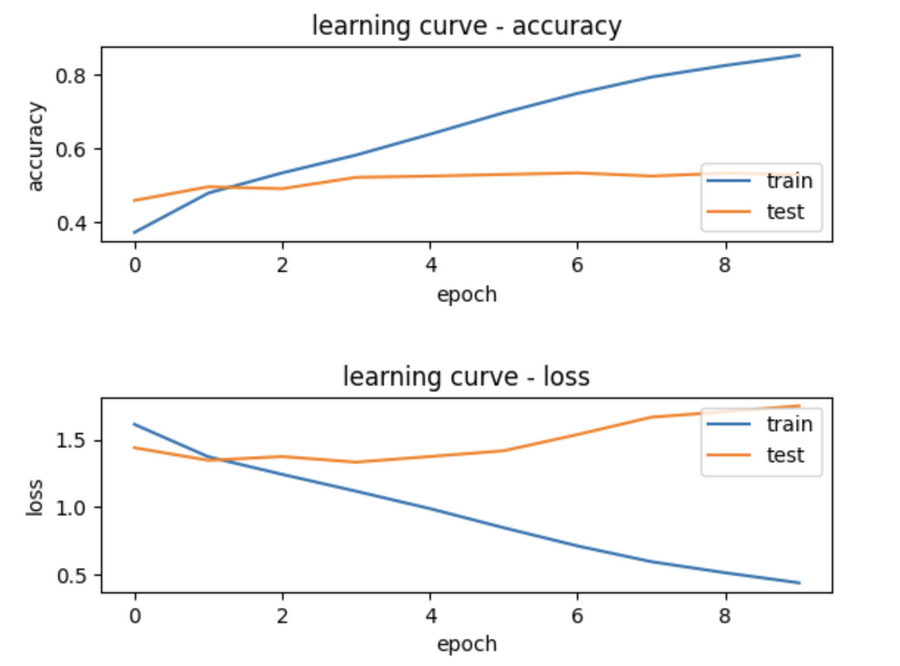
#> input picture images/learning_curves.png, 900 x 666 px, given as the content of the folder ./random-images-for-face-emotion-recognition, which was not available
$ jupyter execute --allow-errors project.ipynb   (shell and % lines are left out)   (text cells are left out)
#> lines starting #> are read from the running program, lines starting #| are printed output that depends on the picture; pictures that were not available may be replaced by others from this repository, and a replacement may not be noted
[cell 1]
import pandas as pd
import numpy as np
import math
import matplotlib.pyplot as plt
import tensorflow as tf
import tensorflow_addons as tfa
import cv2
import datetime
import os
import shutil
import pickle
import keras_tuner
from PIL import Image
from tensorflow.keras.applications.inception_v3 import InceptionV3
from tensorflow.keras.applications import DenseNet121
from tensorflow.keras.applications import ResNet50
from tensorflow.keras import layers, models
from tensorflow.keras.models import Sequential
from tensorflow.keras.optimizers import Adam, SGD, RMSprop
from tensorflow.keras.layers import Flatten, GlobalAveragePooling2D, Dense, Dropout
from tensorflow.keras.layers import Conv2D, MaxPooling2D, BatchNormalization, Activation
from tensorflow.keras.regularizers import l2, l1
from tensorflow.keras.losses import SparseCategoricalCrossentropy
from keras.callbacks import EarlyStopping
from sklearn.model_selection import train_test_split
from sklearn.metrics import classification_report, confusion_matrix
from sklearn.utils import class_weight

[cell 2]
# Upload kaggle credentials here
from google.colab import files
files.upload()
#> the answer given: learning_curves.png

[cell 3]
# Download datasets and SR models

[cell 4]
# Unzip preprocessed dataset

[cell 5]
# Verify download worked

[cell 6]
# Kaggle setup

[cell 7]
# Read in dataset and examine its attributes
fer_df = pd.read_csv('fer2013.csv')
#> (reads fer2013/fer2013.csv from the repository)
fer_df.info()

#> (a cell that did not finish here is left out)

[cell 9]
# Map the emotion integer encoding to labels
# 0=Angry, 1=Disgust, 2=Fear, 3=Happy, 4=Sad, 5=Surprise, 6=Neutral
emotion_mapping = {
    0: 'Angry',
    1: 'Disgust',
    2: 'Fear',
    3: 'Happy',
    4: 'Sad',
    5: 'Surprise',
    6: 'Neutral'
}
NUM_CLASSES = 7

[cell 10]
# Supplementing emotion images
path = './random-images-for-face-emotion-recognition'

dirs = os.listdir(path)
for dir in dirs:
    # Keep all folders except for contempt
    if dir == 'contempt':
        dir_path = os.path.join(path, dir)
        # Remove folder
        shutil.rmtree(dir_path)

#> (a cell that did not finish here is left out)

[cell 12]
# Get directories for each emotion
angry_dir = os.path.join(path, 'anger')
disgust_dir = os.path.join(path, 'disgust')
fear_dir = os.path.join(path, 'fear')
happy_dir = os.path.join(path, 'happiness')
sad_dir = os.path.join(path, 'sadness')
surprise_dir = os.path.join(path, 'surprise')
neutral_dir = os.path.join(path, 'neutrality')

image_dirs = [angry_dir, disgust_dir, fear_dir, happy_dir, sad_dir, surprise_dir, neutral_dir]

# Test one image
disgust_images = os.listdir(disgust_dir)
print(disgust_images[0])
image_path = os.path.join(disgust_dir, disgust_images[0])
image = Image.open(image_path)
#> image is the input picture: PIL image 900x666 RGBA; mean R, G, B, A 248, 247.7, 247.6, 255
image = image.convert('L')
#> image: PIL image 900x666 L
image = image.resize((48, 48))
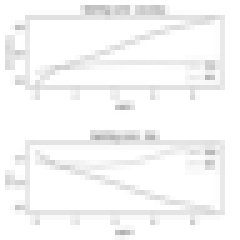
#> image: PIL image 48x48 L (shown 5 times larger); min 175, max 255, mean 247.4
image_array = np.array(image)
image_flipped = np.fliplr(image_array)
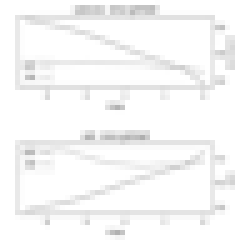
#> image_flipped: shape (48, 48) (shown 5 times larger); min 175, max 255, mean 247.4

fig = plt.figure(figsize=(10,10))
plt.subplot(1,2,1)
plt.title("New Image")
plt.imshow(image_array, cmap='gray')
plt.axis('off')

plt.subplot(1,2,2)
plt.title("New Image - Flipped")
plt.imshow(image_flipped, cmap='gray')
plt.axis('off')
plt.show()
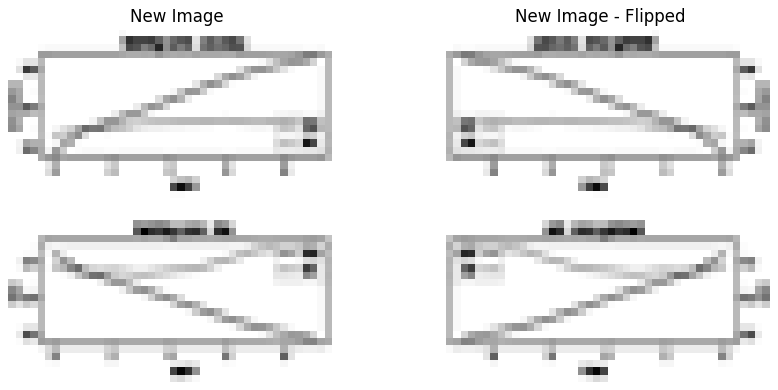
#> figure drawn by matplotlib, 2 panels

[cell 13]
# Add more samples for all emotions except happy
new_images = []

# We can count in order because the directories are in the same order as the labels
emotion_label_int = 0

# For each directory, add the images to the appropriate class
for dir in image_dirs:
  images = os.listdir(dir)
  # Skip happiness because it is overrepresented
  if emotion_label_int != 3:
    for image_file in images:
        image_path = os.path.join(dir, image_file)

        image = Image.open(image_path)
        image = image.convert('L')
        image = image.resize((48, 48))
        image_array = np.array(image)

        pixel_string = ' '.join(map(str, image_array.flatten()))
        new_row = {'emotion': emotion_label_int, 'pixels': pixel_string}
        new_images.append(new_row)

  emotion_label_int += 1

new_images_df = pd.DataFrame(new_images)

fer_df = pd.concat([fer_df, new_images_df], ignore_index=True)

[cell 14]
# Examine distribution of emotion class labels after augmentation
emotion_counts = fer_df['emotion'].value_counts()
emotion_counts = emotion_counts.rename(lambda x: emotion_mapping[x])

display(emotion_counts)

plt.title("Distribution of emotion - after supplementation")
plt.bar(emotion_counts.index, emotion_counts.values)
plt.show()
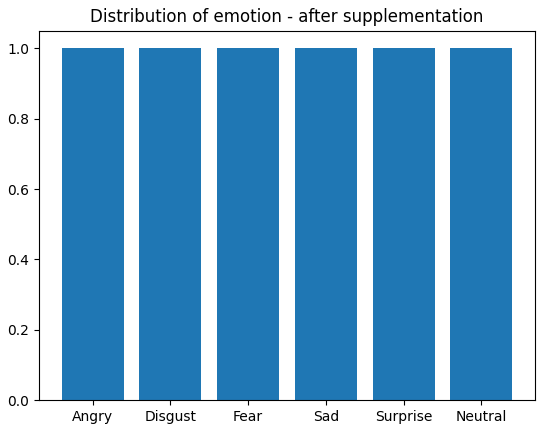
#> figure drawn by matplotlib, 1 panel

#> (a cell that did not finish here is left out)

[cell 16]
# Display the first few images in grayscale
fig = plt.figure(figsize=(8,8))
#> (the rest of this cell did not finish here and is left out)

[cell 17]
# Use super-resolution to make the images higher resolution
sr = cv2.dnn_superres.DnnSuperResImpl_create()
scale = 2
path = 'LapSRN_x2.pb'
#> (the rest of this cell did not finish here and is left out)

#> (a cell that did not finish here is left out)

#> (a cell that did not finish here is left out)

#> (a cell that did not finish here is left out)

[cell 21]
# Set preprocessed dataset filename
DATASET_FILENAME = "fer_preprocessed_2xres.pkl"

[cell 22]
# Serialize dataset to avoid re-running preprocessing operations
with open(DATASET_FILENAME, "wb") as f:
  pickle.dump(fer_df, f)

[cell 23]
# Load dataset
with open(DATASET_FILENAME, "rb") as f:
  fer_df = pickle.load(f)

[cell 24]
print(len(fer_df))

[cell 25]
# Duplicate grayscale channel 3 times to get input to be the right dimensions for the pretrained model
# NOTE: Only run this if using a pretrained model

# fer_df['pixels'] = fer_df['pixels'].apply(lambda img: np.repeat(img, 3, axis=2))
# fer_df['pixels'].iloc[0].shape

[cell 26]
# Partition data into train, test, and validation splits
train_df, test_df = train_test_split(fer_df, test_size=0.4, shuffle=True)
test_df, val_df = train_test_split(test_df, test_size=0.5, shuffle=True)

[cell 27]
# Examine sample counts for each split
print(train_df.info())
print(test_df.info())
print(val_df.info())

[cell 28]
# Visually inspect the training and validation distribution to make sure they are similar
emotion_counts = train_df['emotion'].value_counts()
emotion_counts = emotion_counts.rename(lambda x: emotion_mapping[x])

display(emotion_counts)

plt.title("Training set distribution")
plt.bar(emotion_counts.index, emotion_counts.values)
plt.show()
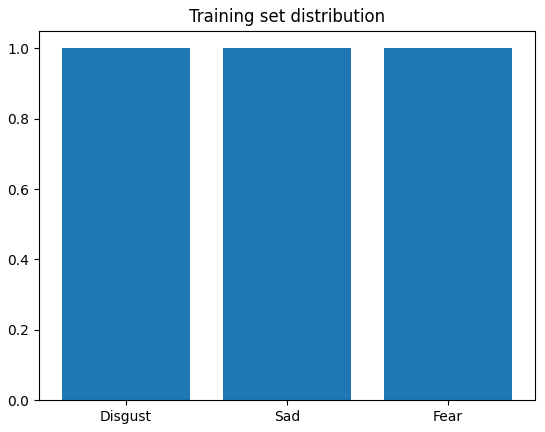
#> figure drawn by matplotlib, 1 panel

[cell 29]
# Visually inspect the training and validation distribution to make sure they are similar
emotion_counts = val_df['emotion'].value_counts()
emotion_counts = emotion_counts.rename(lambda x: emotion_mapping[x])

display(emotion_counts)

plt.title("Validation set distribution")
plt.bar(emotion_counts.index, emotion_counts.values)
plt.show()
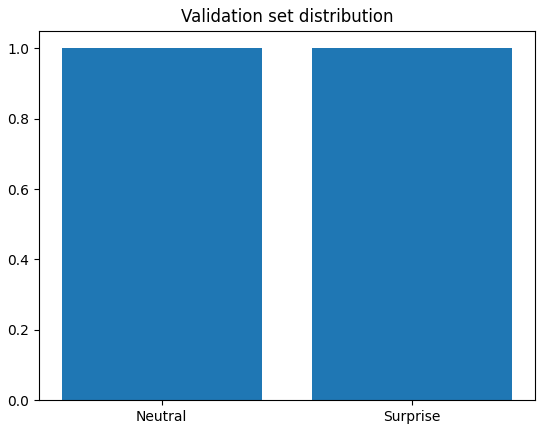
#> figure drawn by matplotlib, 1 panel
